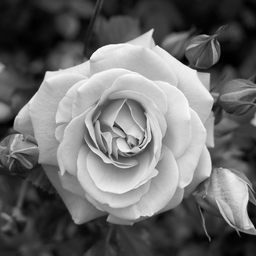
%> input picture Day2/rose.jpg (cropped and resized to the size of MATLAB's example picture, made grey), 256 x 256 px, given in place of cameraman.tif, which was not available
$ octave Noise_and_Filtering.m   (GNU Octave 9; MATLAB toolbox functions it lacks are replaced by stand-ins)
%> lines starting %> are read from the running program, lines starting %| are printed output that depends on the picture; pictures that were not available may be replaced by others from this repository, and a replacement may not be noted
clear;

%here salt&pepper is a filter
a = imread('cameraman.tif');
%> a is the input picture: size 256x256 uint8; min 0, max 255, mean 107.3
J = imnoise(a,'salt & pepper', 0.22); %0.12 is noise varience
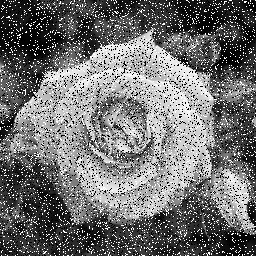
%> J: size 256x256 uint8; min 0, max 255, mean 111.6
C = medfilt2(J,[5 5]); %nearest 5 members

subplot(1,3,1);imshow(a);
subplot(1,3,2);imshow(J);
subplot(1,3,3);imshow(C);


%noise and filtering of colored image
clc;
clear; close all;
a = imread('rose.jpg');
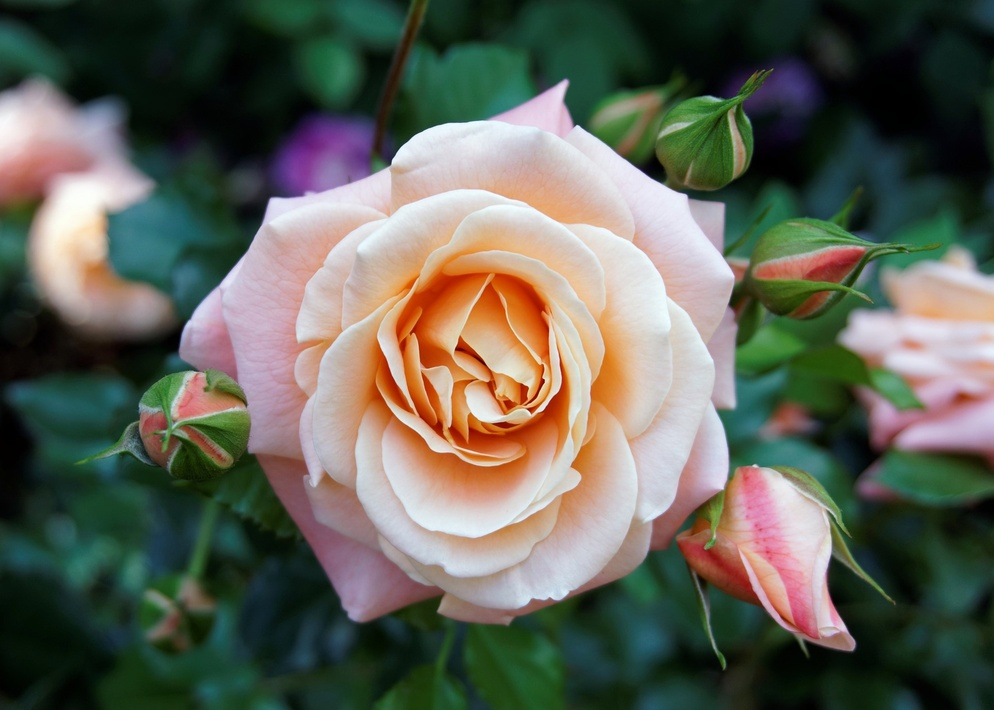
%> a: size 710x994x3 uint8; mean R, G, B 96.4, 98.4, 86.5
b1 = imnoise(a,'salt & pepper', 0.22);
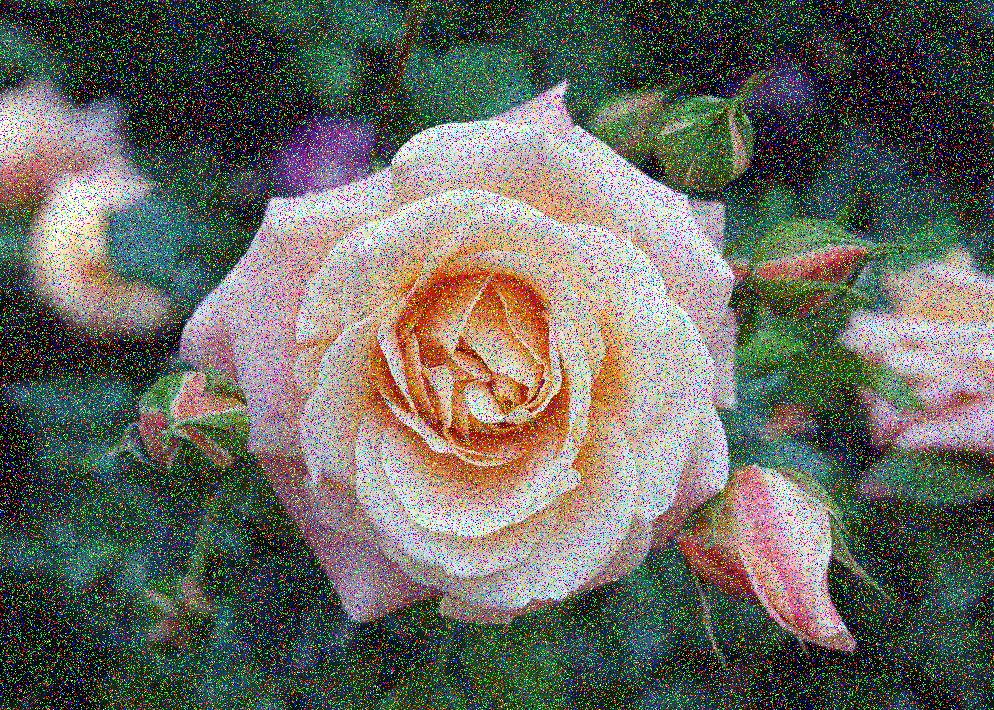
%> b1: size 710x994x3 uint8; mean R, G, B 103.3, 104.8, 95.6
[r,g,b] = imsplit(b1);
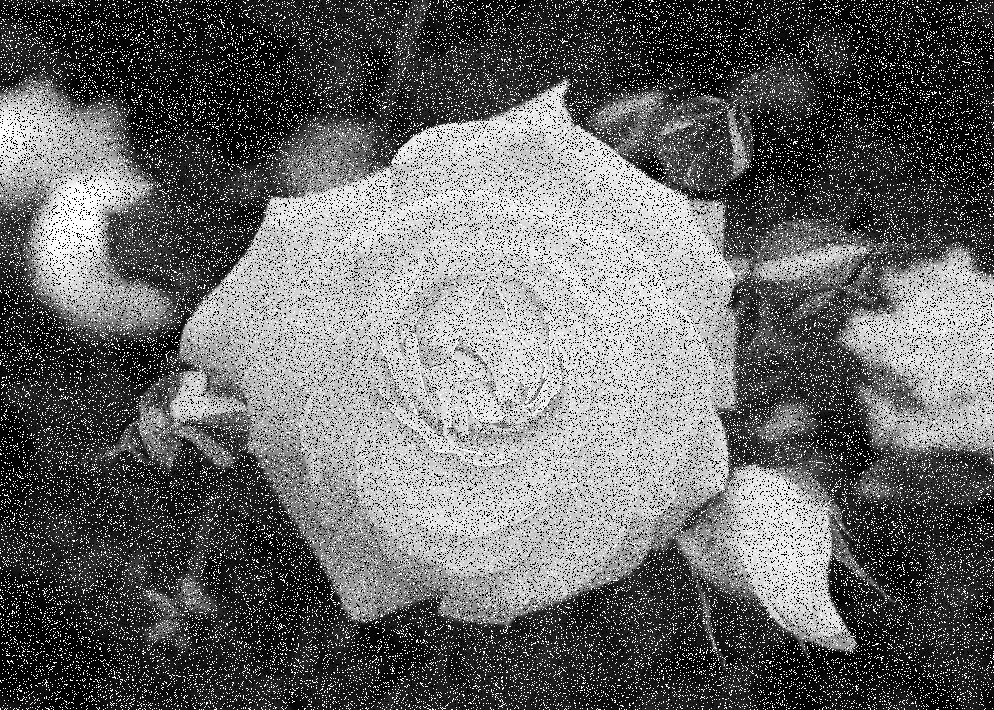
%> r: size 710x994 uint8; min 0, max 255, mean 103.3

r = medfilt2(r,[5 5]);
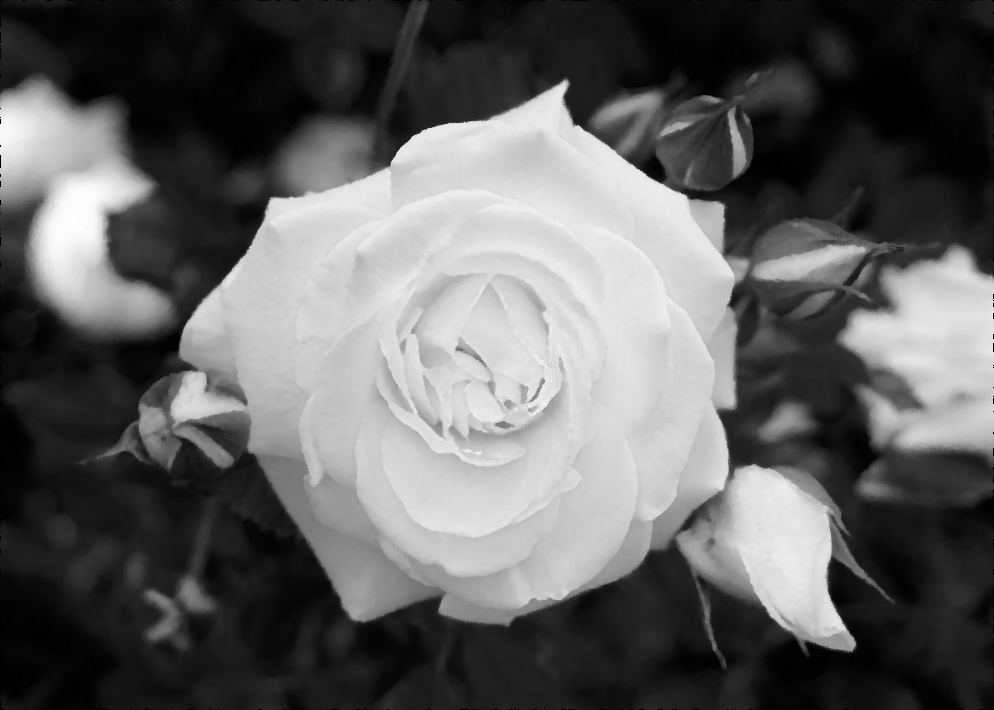
%> r: size 710x994 uint8; min 0, max 255, mean 96.3
g = medfilt2(g,[5 5]);
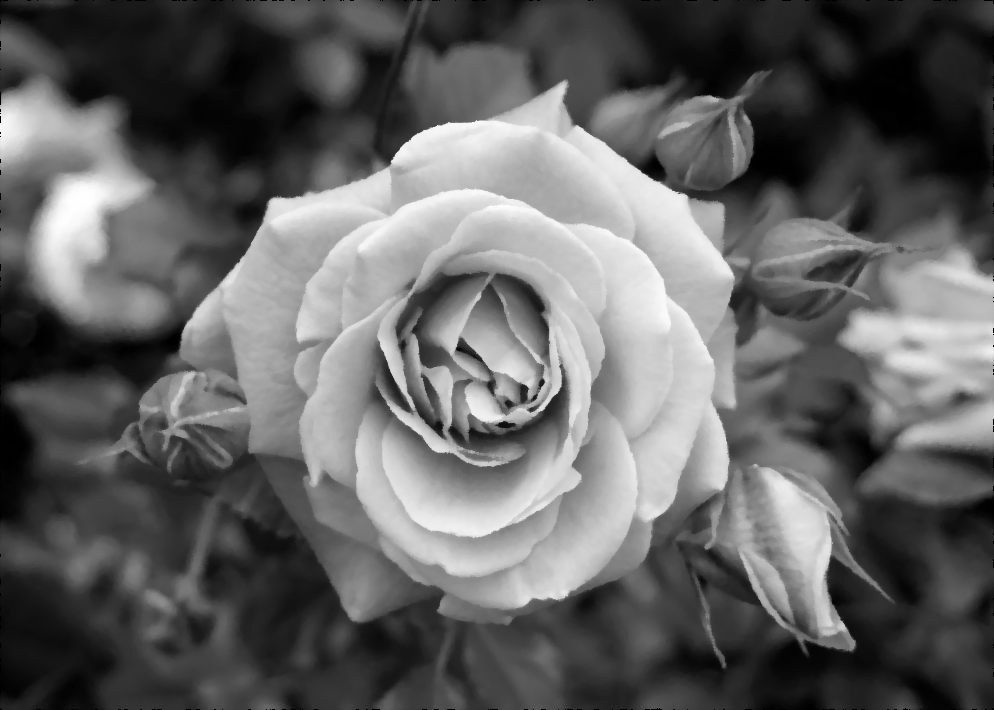
%> g: size 710x994 uint8; min 0, max 255, mean 98.3
b = medfilt2(b,[5 5]);
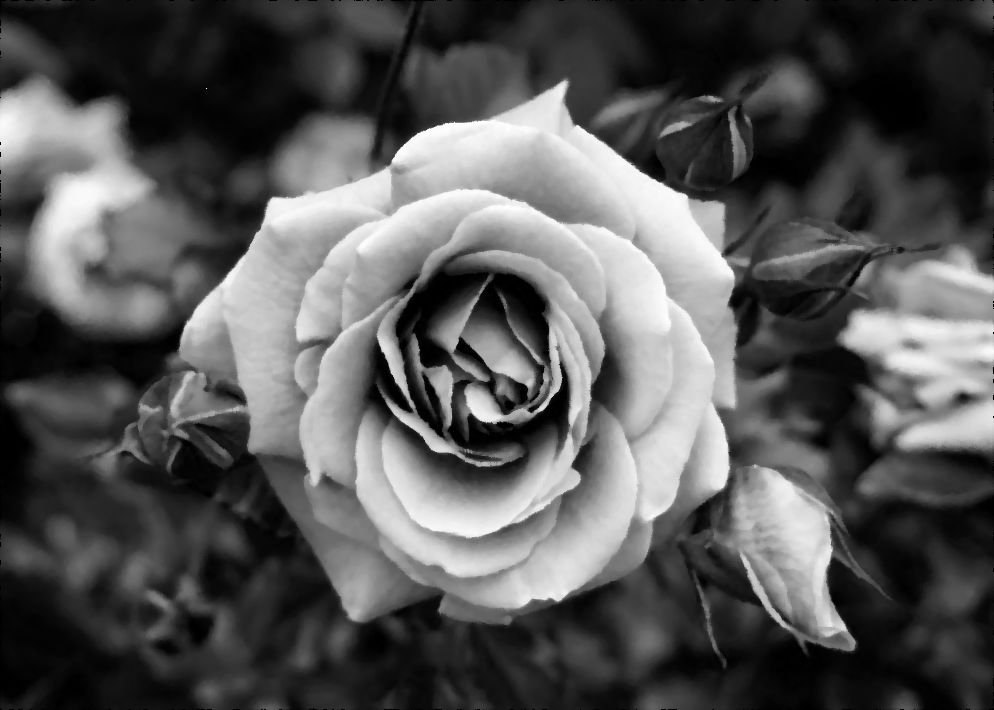
%> b: size 710x994 uint8; min 0, max 255, mean 86.3
c(:,:,1) = r;
c(:,:,2) = g;
c(:,:,3) = b;

subplot(1,3,1);imshow(a);
subplot(1,3,2);imshow(b1);
%> (the run ends here)
